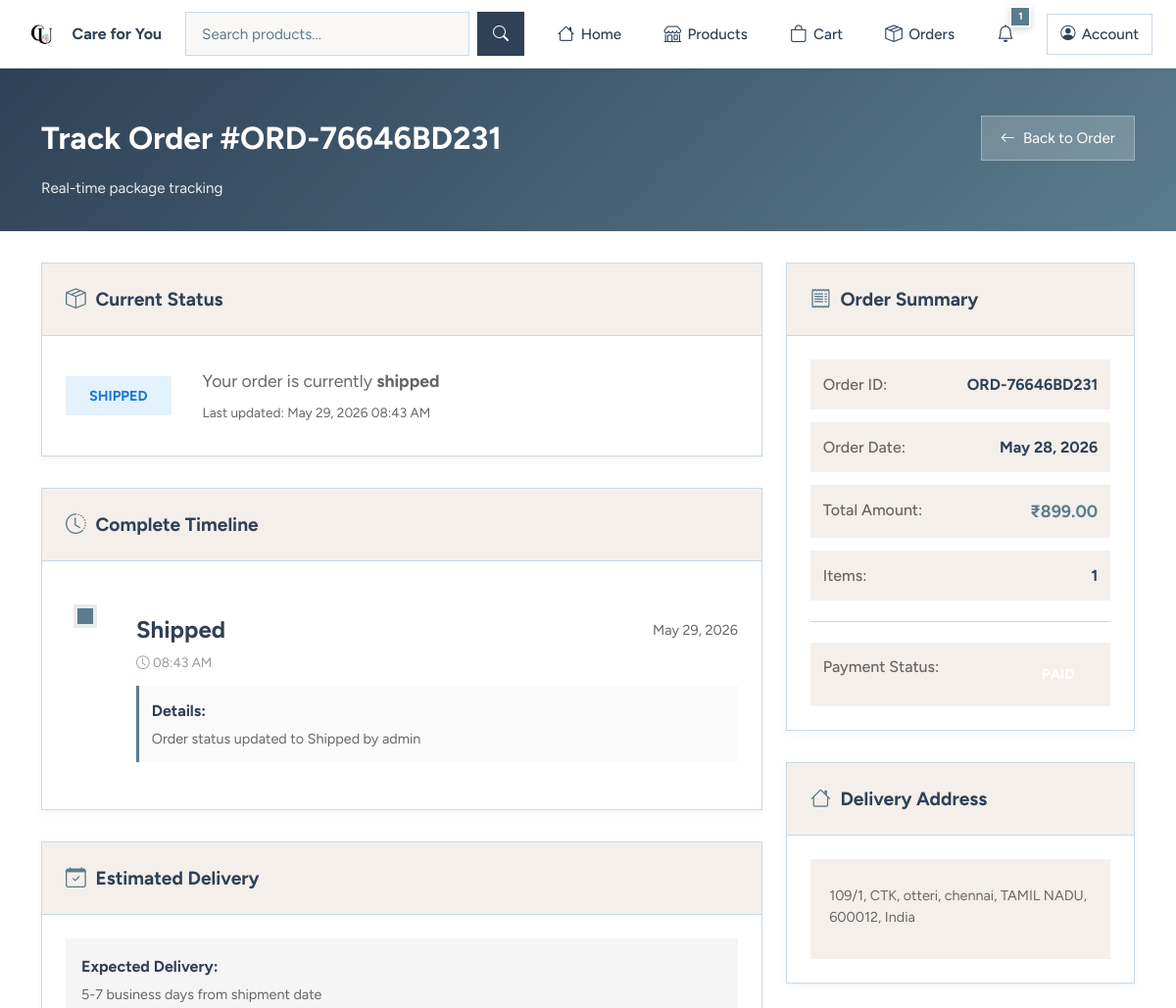
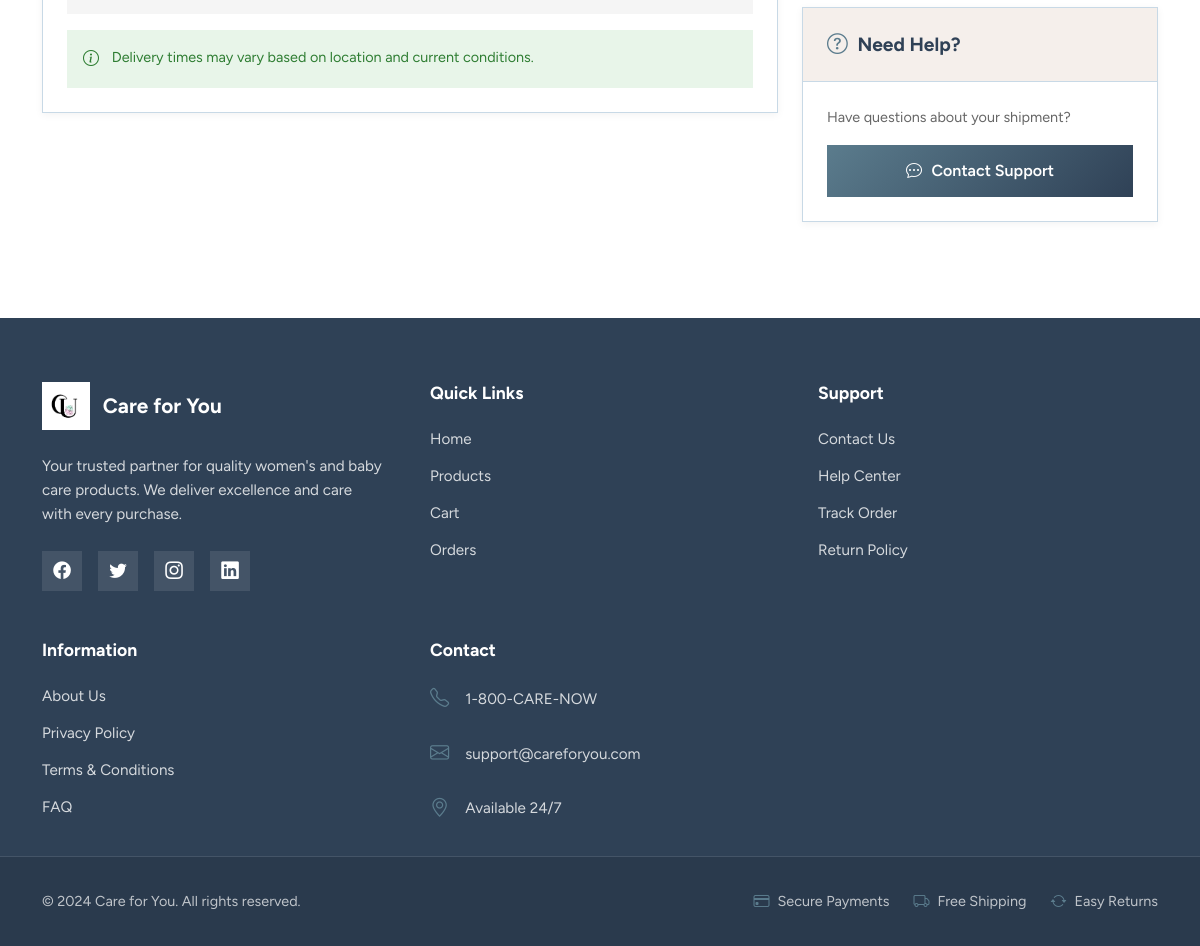
Page /orders/31/tracking/ (signed in) on the committed database (2 pictures, top to bottom).
### apps/orders/models.py (models this page shows, shortened)
class Order(models.Model):
    STATUS_CHOICES = [
        ("created", "Created"),
        ("ordered", "Ordered"),
        ("packed", "Packed"),
        ("shipped", "Shipped"),
        ("out_for_delivery", "Out for Delivery"),
        ("delivered", "Delivered"),
        ("cancelled", "Cancelled"),
    ]
    PAYMENT_STATUS_CHOICES = [
        ("pending", "Pending"),
        ("success", "Success"),
        ("failed", "Failed"),
    ]
    user = models.ForeignKey(User, on_delete=models.CASCADE, related_name="orders")
    order_id = models.CharField(max_length=20, unique=True, editable=False)
    shipping_address = models.TextField(blank=True)
    total_amount = models.DecimalField(max_digits=10, decimal_places=2, default=0)
    status = models.CharField(max_length=20, choices=STATUS_CHOICES, default="created")
    payment_status = models.CharField(max_length=20, choices=PAYMENT_STATUS_CHOICES, default="pending")
    created_at = models.DateTimeField(auto_now_add=True)
    updated_at = models.DateTimeField(auto_now=True)
    cancelled_at = models.DateTimeField(null=True, blank=True)
    class Meta:
        ordering = ["-created_at"]

class OrderTracking(models.Model):
    TRACKING_STATUS = [
        ("ordered", "Order Placed"),
        ("processing", "Processing"),
        ("packed", "Packed"),
        ("shipped", "Shipped"),
        ("in_transit", "In Transit"),
        ("out_for_delivery", "Out for Delivery"),
        ("delivered", "Delivered"),
        ("cancelled", "Cancelled"),
    ]
    order = models.ForeignKey(Order, on_delete=models.CASCADE, related_name="tracking_updates")
    status = models.CharField(max_length=20, choices=TRACKING_STATUS)
    location = models.CharField(max_length=200, blank=True, null=True)
    description = models.TextField(blank=True)
    updated_at = models.DateTimeField(auto_now_add=True)
    class Meta:
        ordering = ["-updated_at"]

### apps/orders/views.py (the view)
# urls.py: path("<int:pk>/tracking/", OrderTrackingView.as_view(), name="tracking"),
class OrderTrackingView(LoginRequiredMixin, DetailView):
    model = Order
    template_name = "orders/order_tracking.html"
    context_object_name = "order"
    def get_queryset(self):
        return Order.objects.filter(user=self.request.user).prefetch_related("tracking_updates")

### apps/accounts/authentication.py (called while the page is built)
    def get_user(self, user_id):
        try:
            return User.objects.get(pk=user_id)
        except User.DoesNotExist:
            return None

### apps/notifications_app/templatetags/notification_filters.py (called while the page is built)
@register.filter
def unread_count(user):
    if user and user.is_authenticated:
        return user.notifications.filter(is_read=False).count()
    return 0

### templates/orders/order_tracking.html (shortened to what this page needs)
{% extends 'base.html' %}
{% load custom_filters %}
{% block content %}
<div class="tracking-header">
    <div class="container-lg">
        <div class="header-top">
            <h1 class="tracking-title">Track Order #{{ order.order_id }}</h1>
            <a href="{% url 'orders:detail' order.pk %}" class="btn-back">
                <i class="bi bi-arrow-left"></i> Back to Order
            </a>
        </div>
        <p class="tracking-subtitle">Real-time package tracking</p>
    </div>
</div>
<div class="container-lg tracking-container">
    <div class="row g-4">
        <div class="col-lg-8">
            <div class="tracking-card">
                <div class="card-header-section">
                    <h3><i class="bi bi-box-seam"></i> Current Status</h3>
                </div>
                <div class="card-body">
                    <div class="current-status-display">
                        <div class="status-badge">
                            <span class="badge badge-status {% if order.status == 'ordered' %}badge-ordered{% elif order.status == 'packed' %}badge-packed{% elif order.status == 'shipped' %}badge-shipped{% elif order.status == 'out_for_delivery' %}badge-out-for-delivery{% elif order.status == 'delivered' %}badge-delivered{% else %}badge-cancelled{% endif %}">
                                {{ order.get_status_display }}
                            </span>
                        </div>
                        <div class="status-info">
                            <p class="status-text">Your order is currently <strong>{{ order.get_status_display|lower }}</strong></p>
                            <p class="status-time">Last updated: {{ order.updated_at|date:"M d, Y h:i A" }}</p>
                        </div>
                    </div>
                </div>
            </div>
            <div class="tracking-card">
                <div class="card-header-section">
                    <h3><i class="bi bi-clock-history"></i> Complete Timeline</h3>
                </div>
                <div class="card-body">
                    {% if order.tracking_updates.exists %}
                    <div class="detailed-timeline">
                        {% for tracking in order.tracking_updates.all %}
                        <div class="timeline-item-detailed {% if forloop.first %}first{% endif %} {% if forloop.last %}last{% endif %}">
                            <div class="timeline-marker">
                                <div class="timeline-pulse"></div>
                            </div>
                            <div class="timeline-details">
                                <div class="timeline-header">
                                    <h4>{{ tracking.get_status_display }}</h4>
                                    <span class="timeline-date">{{ tracking.updated_at|date:"M d, Y" }}</span>
                                </div>
                                <p class="timeline-time">
                                    <i class="bi bi-clock"></i>
                                    {{ tracking.updated_at|time:"h:i A" }}
                                </p>
                                {% if tracking.description %}
                                <div class="timeline-description">
                                    <strong>Details:</strong>
                                    <p>{{ tracking.description }}</p>
                                </div>
                                {% endif %}
                            </div>
                        </div>
                        {% endfor %}
                    </div>
                    {% else %}
                    <div class="empty-state">
                        <i class="bi bi-inbox"></i>
                        <p>No tracking updates yet. Your order will be tracked once it's dispatched.</p>
                    </div>
                    {% endif %}
                </div>
            </div>
            {% if order.status == 'shipped' or order.status == 'out_for_delivery' or order.status == 'delivered' %}
            <div class="tracking-card">
                <div class="card-header-section">
                    <h3><i class="bi bi-calendar-check"></i> Estimated Delivery</h3>
                </div>
                <div class="card-body">
                    <div class="delivery-info">
                        <div class="delivery-date">
                            <strong>Expected Delivery:</strong>
                            <p>5-7 business days from shipment date</p>
                        </div>
                        <div class="delivery-note">
                            <i class="bi bi-info-circle"></i>
                            <p>Delivery times may vary based on location and current conditions.</p>
                        </div>
                    </div>
                </div>
            </div>
            {% endif %}
        </div>
        <div class="col-lg-4">
            <div class="tracking-card sticky-card">
                <div class="card-header-section">
                    <h3><i class="bi bi-receipt"></i> Order Summary</h3>
                </div>
                <div class="card-body">
                    <div class="order-summary-box">
                        <div class="summary-item">
                            <span>Order ID:</span>
                            <strong>{{ order.order_id }}</strong>
                        </div>
                        <div class="summary-item">
                            <span>Order Date:</span>
                            <strong>{{ order.created_at|date:"M d, Y" }}</strong>
                        </div>
                        <div class="summary-item">
                            <span>Total Amount:</span>
                            <strong class="amount">₹{{ order.total_amount }}</strong>
                        </div>
                        <div class="summary-item">
                            <span>Items:</span>
                            <strong>{{ order.items.count }}</strong>
                        </div>
                        <div class="summary-divider"></div>
                        <div class="summary-item">
                            <span>Payment Status:</span>
                            <span class="badge badge-payment {% if order.payment_status == 'success' %}badge-payment-success{% else %}badge-payment-pending{% endif %}">
                            </span>
                        </div>
                    </div>
                </div>
            </div>
            <div class="tracking-card">
                <div class="card-header-section">
                    <h3><i class="bi bi-house"></i> Delivery Address</h3>
                </div>
                <div class="card-body">
                    <div class="address-display">
                        <p class="address-text">{{ order.shipping_address }}</p>
                    </div>
                </div>
            </div>
            <div class="tracking-card">
                <div class="card-header-section">
                    <h3><i class="bi bi-question-circle"></i> Need Help?</h3>
                </div>
                <div class="card-body">
                    <p class="help-text">Have questions about your shipment?</p>
                    <a href="#" class="btn-help">
                        <i class="bi bi-chat-dots"></i> Contact Support
                    </a>
                </div>
            </div>
        </div>
    </div>
</div>
{% endblock %}

### static/css/styles.css (style rules this page uses)
:root { --font-family-base: 'Figtree', sans-serif; --primary-navy: #2F4156; --secondary-teal: #5B7C8D; --accent-blue: #C8D9E6; --bg-beige: #F5EFEB; --text-dark: #2F4156; --text-light: #5B7C8D; --border-color: #D8D0CA; --white: #FFFFFF; }
* { margin: 0; padding: 0; box-sizing: border-box; border-radius: 0 !important; }
html, body { height: 100%; }
body { background-color: var(--white); font-family: var(--font-family-base); color: var(--text-dark); line-height: 1.6; }
.card-body { padding: 2rem; }

### rows in the picture
Order: order_id "ORD-76646BD231", status "SHIPPED", status "shipped", updated_at "May 29, 2026 08:43 AM", created_at "May 28, 2026", total_amount "899.00", items.count "1", shipping_address "109/1, CTK, otteri, chennai, TAMIL NADU, 600012, India"
OrderTracking: status "Shipped", updated_at "May 29, 2026", updated_at "08:43 AM", description "Order status updated to Shipped by admin"

### other values in the picture
{{ count }} "1"
